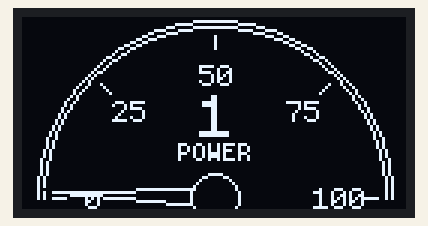
Recording of a sketch running on a simulated Arduino Uno, built with avr-gcc and run on an emulated ATmega328P. Shown: 128×64 one-colour display.

Above: at 0.59 s.
At 4.85 s:
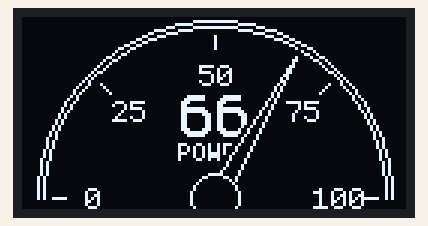
At 7.36 s:
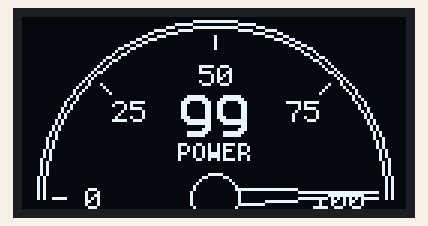
At 7.84 s:
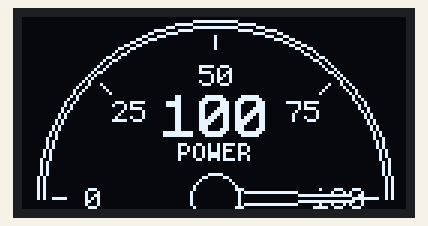
At 10.65 s:
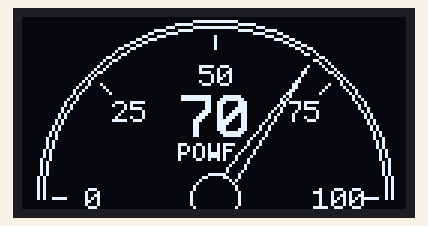
At 15.52 s:
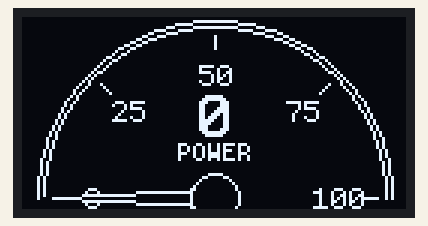

The sketch:

simple_oled_gauge.ino
```cpp
// simple project using Arduino UNO and 128x64 OLED Display to display gauge
// created by upir, 2023
// youtube channel: https://www.youtube.com/upir_upir

// YOUTUBE VIDEO: https://youtu.be/Ft2pRMVm44E
// SOURCE FILES: https://github.com/upiir/arduino_oled_save_image
// WOKWI: https://wokwi.com/projects/371410215597990913

// Links from the video:
// 128x64 SSD1306 OLED Display: https://s.click.aliexpress.com/e/_DCKdvnh
// Arduino UNO: https://s.click.aliexpress.com/e/_AXDw1h
// Arduino breadboard prototyping shield: https://s.click.aliexpress.com/e/_ApbCwx
// Andonstar Microscope on Amazon: https://bit.ly/3BA7LEW
// Andonstar Microscope on AliExpress: https://s.click.aliexpress.com/e/_DEYzpEb
// U8g2 screenshot function: https://github.com/olikraus/u8g2/wiki/u8g2reference#writebufferxbm
// Image2cpp (convert array to image): https://javl.github.io/image2cpp/
// Photopea (online graphics editor like Photoshop): https://www.photopea.com/
// Split files with PowerShell: https://stackoverflow.com/questions/1001776/how-can-i-split-a-text-file-using-powershell
// Processing application: https://processing.org/
// IrfanView: https://www.irfanview.com/


// Related videos with Arduino UNO and 128x64 OLED screen:
// U8g vs U8g2: https://youtu.be/K5e0lFRvZ2E
// Arduino OLED menu: https://youtu.be/HVHVkKt-ldc
// Arduino Parking Sensor - https://youtu.be/sEWw087KOj0
// Turbo pressure gauge with Arduino and OLED display - https://youtu.be/JXmw1xOlBdk
// Arduino Car Cluster with OLED Display - https://youtu.be/El5SJelwV_0
// Knob over OLED Display - https://youtu.be/SmbcNx7tbX8
// Arduino + OLED = 3D ? - https://youtu.be/kBAcaA7NAlA
// Arduino OLED Gauge - https://youtu.be/xI6dXTA02UQ
// Smaller & Faster Arduino - https://youtu.be/4GfPQoIRqW8


#include "U8g2lib.h"

U8G2_SSD1306_128X64_NONAME_F_HW_I2C u8g2(U8G2_R0);  // [full framebuffer, size = 1024 bytes], note that taking screenshow with u8g2 only works with fullscreen buffer

int progress = 0; // progress in degrees
int progress_inc = 2; // progress increment
char string_buffer[10];   // helper buffer for converting numbers into c-style strings
float adjusted_progress;  // adjusted progress for smoother animation

void setup() {
  u8g2.begin();  // begin u8g2
  Serial.begin(9600); // begin serial communication
}

// those two functions (clamp and smoothstep) are used to add some easing to the animations of the main value
float clamp(float x, float lowerlimit = 0.0f, float upperlimit = 1.0f) {
  if (x < lowerlimit) return lowerlimit;
  if (x > upperlimit) return upperlimit;
  return x;
}

float smoothstep(float x, float edge0 = 0.0f, float edge1 = 1.0f) {
  // Scale, and clamp x to 0..1 range
  x = clamp((x - edge0) / (edge1 - edge0));

  return x * x * (3.0f - 2.0f * x);
}


void loop() {

  u8g2.clearBuffer();                    // clear buffer for storing display content in RAM
  u8g2.setDrawColor(1);                  // set color to white
  u8g2.setFont(u8g2_font_profont11_tr);  // set font for small digits

  // draw two big semicircles for gauge outline
  u8g2.drawCircle(64, 60, 59, U8G2_DRAW_UPPER_LEFT | U8G2_DRAW_UPPER_RIGHT);
  u8g2.drawCircle(64, 60, 57, U8G2_DRAW_UPPER_LEFT | U8G2_DRAW_UPPER_RIGHT);


  int endx = round(-cos(radians(adjusted_progress)) * 54);
  int endy = round(-sin(radians(adjusted_progress)) * 54);

  int startx_off = round(-cos(radians(adjusted_progress + 90)) * 3);
  int starty_off = round(-sin(radians(adjusted_progress + 90)) * 3);


  // tickmarks with labels
  for (int i = 0; i <= 180; i = i + 45) {
    int tick_x1 = 64 + round(-cos(radians(i)) * 50);
    int tick_y1 = 60 + round(-sin(radians(i)) * 50);
    int tick_x2 = 64 + round(-cos(radians(i)) * 54);
    int tick_y2 = 60 + round(-sin(radians(i)) * 54);
    u8g2.drawLine(tick_x1, tick_y1, tick_x2, tick_y2); // draw tickmark

    int label_x = 64 + round(-cos(radians(i)) * 41);
    int label_y = 60 + round(-sin(radians(i)) * 41) + 4;
    itoa(round((i / 180.0) * 100), string_buffer, 10);  // convert integer to c style string
    int string_width = u8g2.getStrWidth(string_buffer);
    u8g2.drawStr(label_x - string_width / 2, label_y, string_buffer);
  }

  // draw big value
  u8g2.setFont(u8g2_font_profont22_tn);  // font for the big value
  itoa(round(adjusted_progress / 1.8), string_buffer, 10);  // convert integer to c style string
  int string_width = u8g2.getStrWidth(string_buffer);       // get string width
  u8g2.drawStr(64 - string_width / 2, 40, string_buffer);   // draw big value

  // small label
  u8g2.setFont(u8g2_font_profont10_tr);
  strcpy(string_buffer, "POWER");
  string_width = u8g2.getStrWidth(string_buffer);
  u8g2.drawStr(64 - string_width / 2, 48, string_buffer);

  // draw black triangle below the needle to cover the background
  u8g2.setDrawColor(0); // black color
  u8g2.drawTriangle(64 + startx_off * 1.8, 60 + starty_off * 1.8,
                    64 - startx_off * 1.8, 60 - starty_off * 1.8,
                    64 + endx * 1.05, 60 + endy * 1.05);
  u8g2.setDrawColor(1); // white color

  // draw the needle
  u8g2.drawLine(64 + startx_off, 60 + starty_off, 64 + endx, 60 + endy);
  u8g2.drawLine(64 - startx_off, 60 - starty_off, 64 + endx, 60 + endy);

  // draw the center piece of the needle - cirle
  u8g2.drawDisc(64, 60, 8);
  u8g2.setDrawColor(0);
  u8g2.drawDisc(64, 60, 7);

  u8g2.sendBuffer();  // send buffer from RAM to display controller


  // uncomment the line below to send the buffer content over the serial port
  // note that it will slow down rendering a lot
  // but you can use this to produce PNG images from the OLED display
  //u8g2.writeBufferXBM(Serial);      // Write XBM image to serial out


  // increment/decrement the progress value
  progress = progress + progress_inc;
  if (progress >= 180 && progress_inc > 0) {
    progress = 180;
    progress_inc = progress_inc * -1;
  } else if (progress <= 0 && progress_inc < 0) {
    progress = 0;
    progress_inc = progress_inc * -1;
  }

  // adjust the progress with smoothstep function to ease the animation
  adjusted_progress = (progress / 180.0) * 100.0;
  adjusted_progress = smoothstep(adjusted_progress, 0, 100) * 180;
}
```

Measured:
- by itself, everything shown: repeats every 15.4 s, in 168 steps
- what the display in image 3 shows lasts 0.5 s, from 7.6 s to 8.1 s
